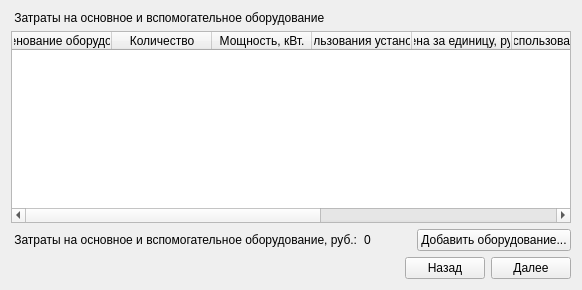
      <widget class="QWidget" name="tab_15">
       <attribute name="title">
        <string>Аналог1</string>
       </attribute>
       <layout class="QVBoxLayout" name="verticalLayout_13">
        <item>
         <widget class="QLabel" name="label_178">
          <property name="text">
           <string> Затраты на основное и вспомогательное оборудование</string>
          </property>
         </widget>
        </item>
        <item>
         <widget class="QTableWidget" name="tableWidget_10">
          <column>
           <property name="text">
            <string>Наименование оборудования</string>
           </property>
          </column>
          <column>
           <property name="text">
            <string>Количество</string>
           </property>
          </column>
          <column>
           <property name="text">
            <string>Мощность, кВт.</string>
           </property>
          </column>
          <column>
           <property name="text">
            <string>Коэффициент использования установленной мощности</string>
           </property>
          </column>
          <column>
           <property name="text">
            <string>Цена за единицу, руб.</string>
           </property>
          </column>
          <column>
           <property name="text">
            <string>Часов использования в день, час</string>
           </property>
          </column>
          <column>
           <property name="text">
            <string>Трудоёмкость однократной обработки информации при k-ой задаче, час./дн.</string>
           </property>
          </column>
          <column>
           <property name="text">
            <string>Частота выполнения k-ой задачи, дн./год</string>
           </property>
          </column>
          <column>
           <property name="text">
            <string>Сумма, руб.</string>
           </property>
          </column>
         </widget>
        </item>
        <item>
         <layout class="QHBoxLayout" name="horizontalLayout_32">
          <item>
           <widget class="QLabel" name="label_24">
            <property name="text">
             <string> Затраты на основное и вспомогательное оборудование, руб.:</string>
            </property>
           </widget>
          </item>
          <item>
           <widget class="QLabel" name="label_25">
            <property name="text">
             <string>0</string>
            </property>
           </widget>
          </item>
          <item>
           <spacer name="horizontalSpacer_28">
            <property name="orientation">
             <enum>Qt::Horizontal</enum>
            </property>
            <property name="sizeHint" stdset="0">
             <size>
              <width>40</width>
              <height>20</height>
             </size>
            </property>
           </spacer>
          </item>
          <item>
           <widget class="QPushButton" name="pushButton_38">
            <property name="text">
             <string>Добавить оборудование...</string>
            </property>
           </widget>
          </item>
         </layout>
        </item>
        <item>
         <layout class="QHBoxLayout" name="horizontalLayout_33">
          <item>
           <spacer name="horizontalSpacer_29">
            <property name="orientation">
             <enum>Qt::Horizontal</enum>
            </property>
            <property name="sizeHint" stdset="0">
             <size>
              <width>40</width>
              <height>20</height>
             </size>
            </property>
           </spacer>
          </item>
          <item>
           <widget class="QPushButton" name="pushButton_39">
            <property name="text">
             <string>Назад</string>
            </property>
           </widget>
          </item>
          <item>
           <widget class="QPushButton" name="pushButton_40">
            <property name="text">
             <string>Далее</string>
            </property>
           </widget>
          </item>
         </layout>
        </item>
       </layout>
      </widget>
